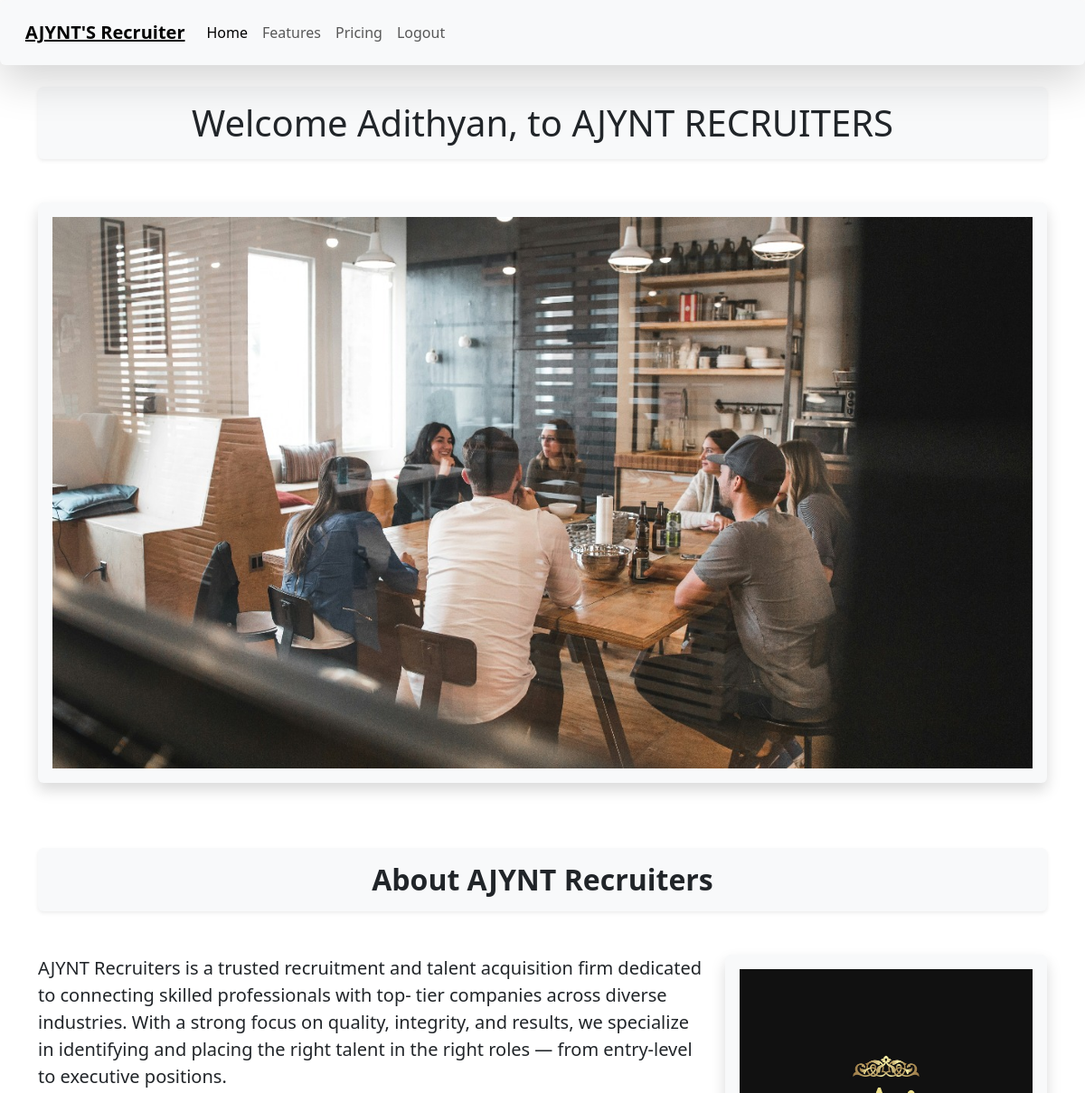
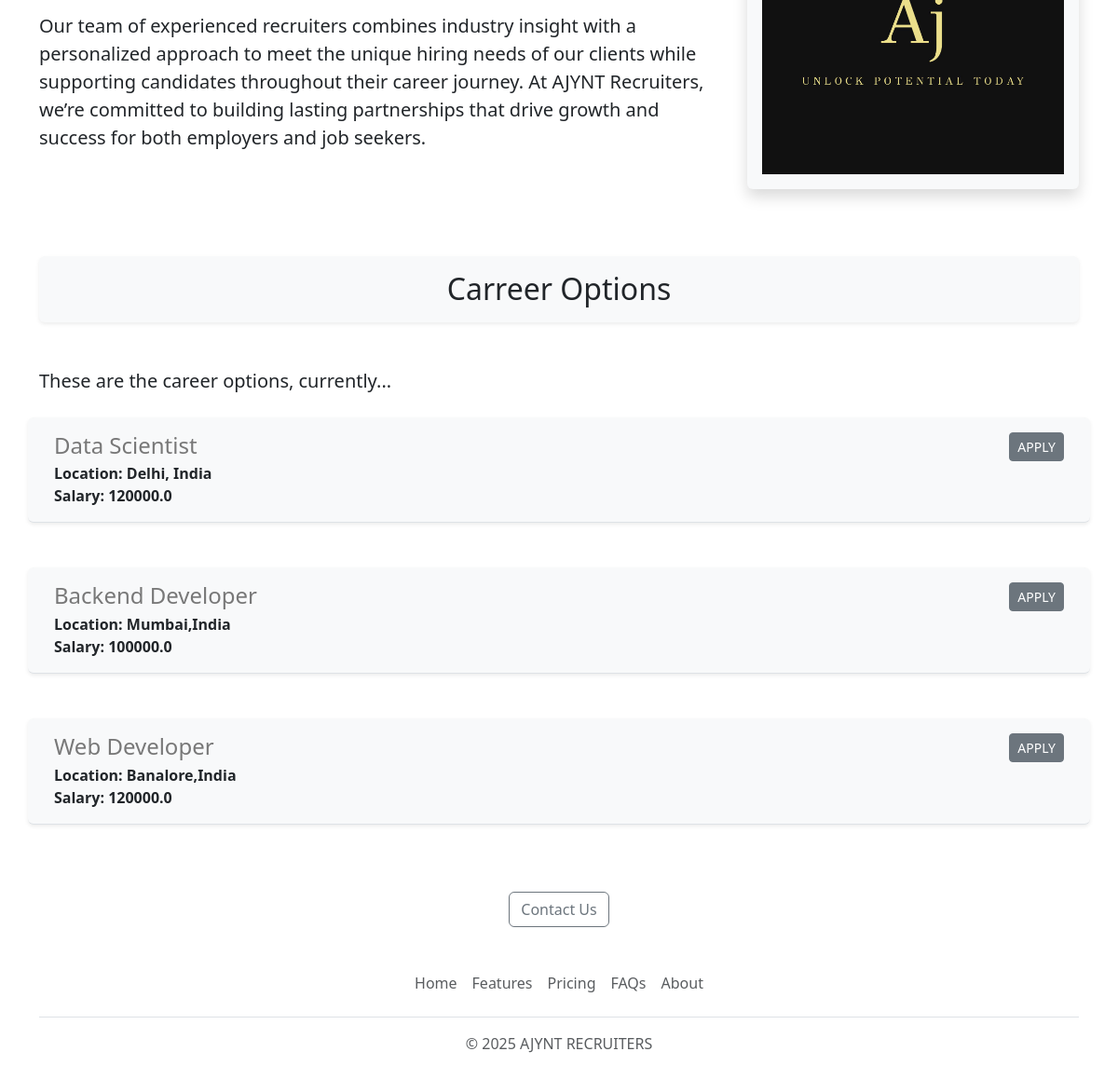
The app's page /Adithyan/home (signed in) with its own data (2 pictures, top to bottom).
### app.py (models this page shows)
class Job(db.Model):
    job_id = db.Column(db.Integer, primary_key=True)
    job_company = db.Column(db.String(20),nullable = False)
    job_description = db.Column(db.String(100),nullable = True)
    job_title = db.Column(db.String(20),nullable = False)
    job_location = db.Column(db.String(20),nullable = False)
    job_salary = db.Column(db.Float,nullable = False)
    applicants = db.relationship('AppliedJob', back_populates='job')

### app.py (the view)
@app.route('/<uname>/home')
def home(uname):
    if 'username' not in session or session['role'] != 'user':
        flash("Please login as a user.", "warning")
        return redirect(url_for('user_login'))
    jobs = Job.query.all()
    return render_template('home.html', uname=uname, jobs=jobs)

### templates/home.html (shortened to what this page needs)
<!DOCTYPE html>
<html lang="en">
<head>
  <link href="https://cdn.jsdelivr.net/npm/bootstrap@5.3.7/dist/css/bootstrap.min.css" rel="stylesheet"
>
</head>
<body>
  {% include 'nav.html' %}
  <div class="container" id="container">
    <h1 class="text-center mt-4 mb-4 shadow-sm p-3 mb-5 bg-body-tertiary rounded">Welcome {{ uname }}, to AJYNT RECRUITERS</h1>
    <img class="img-fluid shadow p-3 mb-5 bg-body-tertiary rounded" id="banner"
      src="{{ url_for('static', filename='banner.jpg') }}" alt="Partha Recruiters Logo" height="800" width="1500">
    <h2 class="text-center mt-4 mb-4 shadow-sm p-3 mb-5 bg-body-tertiary rounded"><b>About AJYNT Recruiters</b></h2>
    <div class="row" style="margin-bottom:16px">
      <div class="col-md-8">
        <p class="lead">AJYNT Recruiters is a trusted recruitment and talent acquisition firm dedicated to connecting
          skilled professionals with top- tier companies across diverse industries. With a strong focus on quality,
          integrity, and results, we specialize in identifying and placing the right talent in the right roles — from
          entry-level to executive positions.</p>
        <p class="lead">
          Our team of experienced recruiters combines industry insight with a personalized approach to meet the unique
          hiring needs of our clients
          while supporting candidates throughout their career journey. At AJYNT Recruiters, we’re committed to building
          lasting partnerships that
          drive growth and success for both employers and job seekers.
        </p>
      </div>
      <div class="d-none d-md-block col-md-4">
        <img class="img-fluid shadow p-3 mb-5 bg-body-tertiary rounded"
          src="{{ url_for('static', filename='AJLOGO.png') }}" alt="About AJYNT Recruiters" height="200" width="400">
      </div>
    </div>
    <h2 class="text-center mt-4 mb-4 shadow-sm p-3 mb-5 bg-body-tertiary rounded">Carreer Options</h2>
    <p class="lead"> <b>These are the career options, currently...</b></p>
  <div class="mt-4" id="jobs">
    {% if jobs %}
      {% for job in jobs %}
        {% include 'jobs.html' %}
      {% endfor %}
    {% else %}
      <p class="text-muted text-center">No job openings available right now.</p>
    {% endif %}
  </div>
    <div style="text-align:center">
      <a href="mailto:partharecruiters12@gmail.com?subject=Questions%20about%20Job%20Openings&body=MY%20NAME%3A%20%3Center%20your%20name%3E%0D%0A%0D%0AQUESTIONS%3A%20%3Center%20your%20question%20here%3E"
        class="btn btn-outline-secondary mt-4"> Contact Us</a>
    </div>
  </div>
  {% include 'footer.html' %}
</body>
</html>

### templates/jobs.html (shortened to what this page needs)
<div class="border-bottom row shadow-sm p-3 mb-5 bg-body-tertiary rounded"
     style="margin-bottom:16px; padding-bottom:8px;">
    <div class="col-10">
        <h4 style="color: rgb(120, 120, 120); margin-bottom: 4px;">
            {{ job.job_title }}
        </h4>
        <div>
            <b>Location: {{ job.job_location }}</b>
        </div>
        <div>
            <b>Salary: {{ job.job_salary }}</b>
        </div>
    </div>
    <div class="col-2 text-end">
        <form action="{{ url_for('apply', job_id = job.job_id) }}" method="GET">
            <button type="submit" class="btn btn-secondary btn-sm">APPLY</button>
        </form>
    </div>
</div>

### records on screen
Job: job_title "Data Scientist", job_location "Delhi, India", job_salary "120000.0"
Job: job_title "Backend Developer", job_location "Mumbai,India", job_salary "100000.0"
Job: job_title "Web Developer", job_location "Banalore,India", job_salary "120000.0"

### other values on screen
{{ uname }} "Adithyan"
